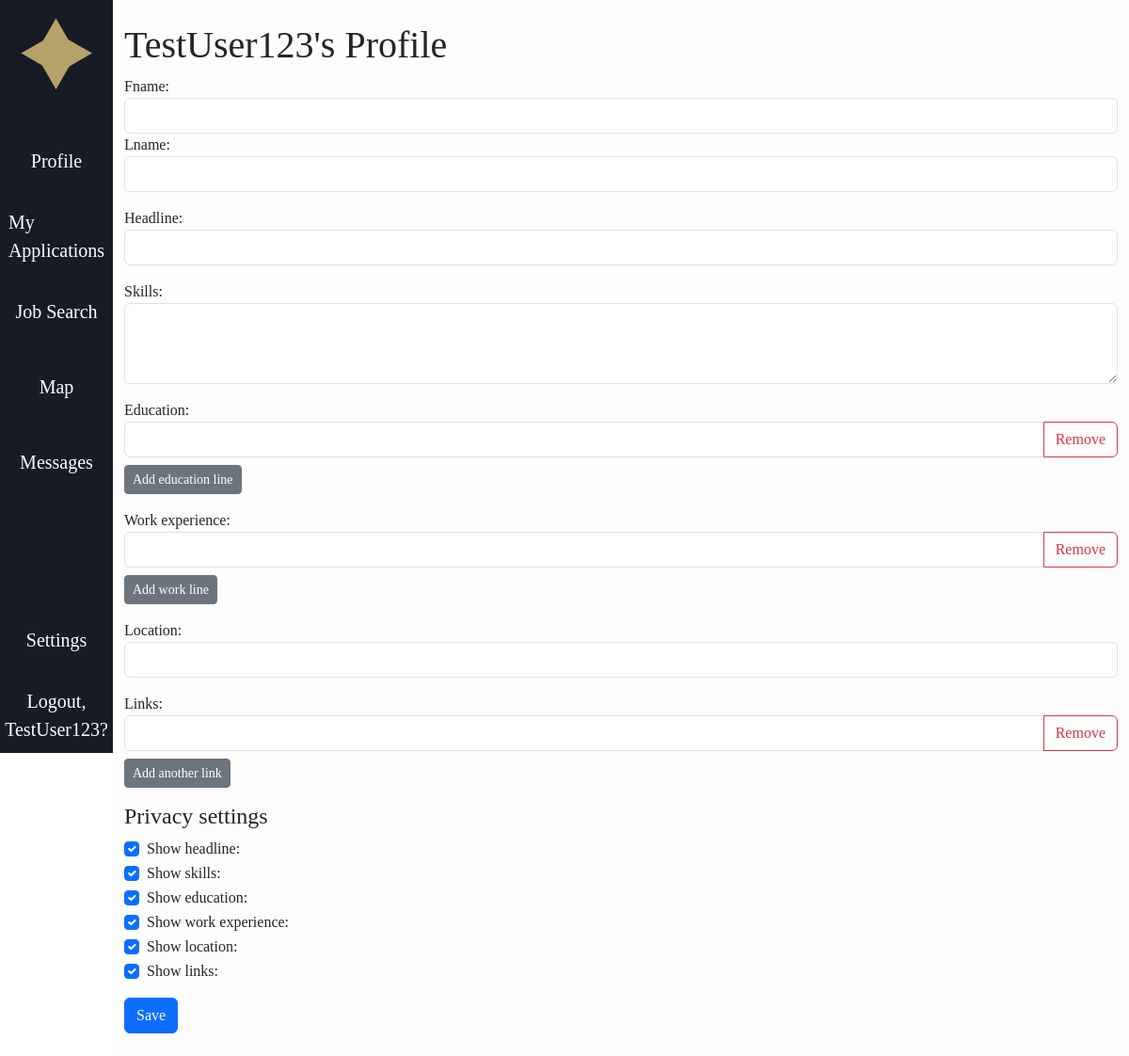
Page /accounts/profile/edit/ (signed in) on the committed database.
### accounts/models.py (models this page shows)
class CustomUser(AbstractUser):
    ROLE_CHOICES = (
        ("recruiter", "Recruiter"),
        ("user", "User"),
    )
    role = models.CharField(max_length=20, choices=ROLE_CHOICES, default="user")
    fname = models.CharField(max_length=30, blank=True, default='')
    lname = models.CharField(max_length=30, blank=True, default='')
    headline = models.CharField(max_length=255, blank=True, default='')
    skills = models.TextField(blank=True, default='')
    education = models.TextField(blank=True, default='')
    work_experience = models.TextField(blank=True, default='')
    location = models.CharField(max_length=255, blank=True, default='')
    links = models.TextField(blank=True, default='')
    show_headline = models.BooleanField(default=True)
    show_skills = models.BooleanField(default=True)
    show_education = models.BooleanField(default=True)
    show_work_experience = models.BooleanField(default=True)
    show_location = models.BooleanField(default=True)
    show_links = models.BooleanField(default=True)

### accounts/views.py (the view, shortened to what this page needs)
# urls.py: path('profile/edit/', views.edit_profile, name='accounts.edit_profile'),
@login_required
def edit_profile(request):
    template_data = {'title': 'Edit Profile'}
    user = request.user
    if request.method == 'GET':
        form = ProfileForm(instance=user)
        links_list = user.links.splitlines() if user.links else []
        education_list = user.education.splitlines() if getattr(user, 'education', None) else []
        work_list = user.work_experience.splitlines() if getattr(user, 'work_experience', None) else []
        template_data['form'] = form
        template_data['links_list'] = links_list
        template_data['education_list'] = education_list
        template_data['work_list'] = work_list
        return render(request, 'accounts/profile_edit.html', {'template_data': template_data})

### jobble/context_processors.py (called while the page is built)
def user_template(request):
    if request.user.is_authenticated:
        if request.user.is_superuser:
            return {"base_template": "baseA.html"}   # special admin template
        elif getattr(request.user, "role", "").lower() == "recruiter":
            return {"base_template": "baseR.html"}   # recruiter template
        else:
            return {"base_template": "base.html"}    # regular user
    return {"base_template": "base.html"}           # default for anonymous users

### accounts/templates/accounts/profile_edit.html (shortened to what this page needs)
{% extends 'base.html' %}
{% load static %}
{% block content %}
<div class="container py-4">
  <h1>{{ user.username }}'s Profile</h1>
  <form method="post">
    <div class="mb-3">
      {{ template_data.form.fname.label_tag }}
      {{ template_data.form.fname }}
      {{ template_data.form.lname.label_tag }}
      {{ template_data.form.lname }}
    </div>
    <div class="mb-3">
      {{ template_data.form.headline.label_tag }}
      {{ template_data.form.headline }}
    </div>
    <div class="mb-3">
      {{ template_data.form.skills.label_tag }}
      {{ template_data.form.skills }}
    </div>
    <div class="mb-3">
      {{ template_data.form.education.label_tag }}
      <div id="education-container">
        {% if template_data.education_list is not None %}
          {% if template_data.education_list %}
            {% for line in template_data.education_list %}
              <div class="input-group mb-2 edu-row">
                <input type="text" name="education_lines" class="form-control" value="{{ line }}" />
                <button type="button" class="btn btn-outline-danger remove-edu">Remove</button>
              </div>
            {% endfor %}
          {% else %}
            <div class="input-group mb-2 edu-row">
              <input type="text" name="education_lines" class="form-control" value="" />
              <button type="button" class="btn btn-outline-danger remove-edu">Remove</button>
            </div>
          {% endif %}
        {% else %}
          <div class="input-group mb-2 edu-row">
            <input type="text" name="education_lines" class="form-control" value="" />
            <button type="button" class="btn btn-outline-danger remove-edu">Remove</button>
          </div>
        {% endif %}
      </div>
      <button id="add-education" type="button" class="btn btn-secondary btn-sm">Add education line</button>
    </div>
    <div class="mb-3">
      {{ template_data.form.work_experience.label_tag }}
      <div id="work-container">
        {% if template_data.work_list is not None %}
          {% if template_data.work_list %}
            {% for line in template_data.work_list %}
              <div class="input-group mb-2 work-row">
                <input type="text" name="work_lines" class="form-control" value="{{ line }}" />
                <button type="button" class="btn btn-outline-danger remove-work">Remove</button>
              </div>
            {% endfor %}
          {% else %}
            <div class="input-group mb-2 work-row">
              <input type="text" name="work_lines" class="form-control" value="" />
              <button type="button" class="btn btn-outline-danger remove-work">Remove</button>
            </div>
          {% endif %}
        {% else %}
          <div class="input-group mb-2 work-row">
            <input type="text" name="work_lines" class="form-control" value="" />
            <button type="button" class="btn btn-outline-danger remove-work">Remove</button>
          </div>
        {% endif %}
      </div>
      <button id="add-work" type="button" class="btn btn-secondary btn-sm">Add work line</button>
    </div>
    <div class="mb-3">
      {{ template_data.form.location.label_tag }}
      {{ template_data.form.location }}
    </div>
    <div class="mb-3">
        {{ template_data.form.links.label_tag }}
        <div id="links-container">
          {% if template_data.links_list %}
            {% for l in template_data.links_list %}
              <div class="input-group mb-2 link-row">
                <input type="text" name="links" class="form-control" value="{{ l }}" />
                <button type="button" class="btn btn-outline-danger remove-link">Remove</button>
              </div>
            {% endfor %}
          {% else %}
            <div class="input-group mb-2 link-row">
              <input type="text" name="links" class="form-control" value="" />
              <button type="button" class="btn btn-outline-danger remove-link">Remove</button>
            </div>
          {% endif %}
        </div>
        <button id="add-link" type="button" class="btn btn-secondary btn-sm">Add another link</button>
    </div>
    <h4>Privacy settings</h4>
    <div class="form-check">
      {{ template_data.form.show_headline }} {{ template_data.form.show_headline.label_tag }}
    </div>
    <div class="form-check">
      {{ template_data.form.show_skills }} {{ template_data.form.show_skills.label_tag }}
    </div>
    <div class="form-check">
      {{ template_data.form.show_education }} {{ template_data.form.show_education.label_tag }}
    </div>
    <div class="form-check">
      {{ template_data.form.show_work_experience }} {{ template_data.form.show_work_experience.label_tag }}
    </div>
    <div class="form-check">
      {{ template_data.form.show_location }} {{ template_data.form.show_location.label_tag }}
    </div>
    <div class="form-check mb-3">
      {{ template_data.form.show_links }} {{ template_data.form.show_links.label_tag }}
    </div>
    <button class="btn btn-primary" type="submit">Save</button>
  </form>
</div>
{% endblock content %}

### jobble/templates/base.html (shortened to what this page needs)
<!DOCTYPE html>
<html>
    {% load static %}
  <head>
  <link rel="stylesheet" href="{% static 'css/style.css' %}">
  <link href="https://cdn.jsdelivr.net/npm/bootstrap@5.3.3/dist/css/bootstrap.min.css" rel="stylesheet"crossorigin="anonymous">
  <link rel="stylesheet" href="https://cdnjs.cloudflare.com/ajax/libs/font-awesome/6.1.1/css/all.min.css">
  </head>
  <body>
 <div class="d-flex">
    <nav class="sidebar d-flex flex-column align-items-center">
      <div class="testsvg d-flex align-items-center justify-content-center">
        <a href="{% url 'home.index' %}" class="d-flex align-items-center">
          <img src="{% static 'img/Logo.svg' %}" width="100%" height="100%" alt="">
        </a>
      </div>
      <ul class="nav flex-column mb-auto">
        <li class ="nav-item">
          <div class="test d-flex align-items-center justify-content-center">
          <a href="{% url 'accounts.edit_profile' %}" class="nav-link">Profile</a>
          </div>
        <li class="nav-item">
          <div class="test d-flex align-items-center justify-content-center">
          <a href="{% url 'home.applications' %}" class="nav-link">My Applications</a>
          </div>
        </li>
        <li class="nav-item">
          <div class="test d-flex align-items-center justify-content-center">
          <a href="{% url 'home.jobs' %}" class="nav-link">Job Search</a>
          </div>
        </li>
        <li class="">
          <div class="test d-flex align-items-center justify-content-center">
          <a href="{% url 'home.maps' %}" class="nav-link">Map</a>
          </div>
        </li>
        <li class="">
          <div class="test d-flex align-items-center justify-content-center">
          <a href="{% url 'home.messages' %}" class="nav-link">Messages</a>
          </div>
        </li>
      </ul>
      <div class="nav flex-column test2">
        <div class="nav-item test d-flex align-items-center justify-content-center">
          <a href="#" class="nav-link">Settings</a>
        </div>
        <div class="test d-flex align-items-center justify-content-center">
            {% if user.is_authenticated %}
            <div class="text-center">
            <a class="nav-link"
              href="{% url 'accounts.logout' %}">Logout, {{user.username }}?</a>
            </div>
            {% else %}
            <a class="nav-link"
              href="{% url 'accounts.login' %}">Login</a>
            {% endif %}
        </div>
      </div>
    </nav>
     <div class="main-content">
    {% block content %}
    {% endblock content %}
    </div>
</body>
</html>

### jobble/static/css/style.css (style rules this page uses)
* { font-family: "DM Serif Text", serif; font-weight: 400; font-style: normal; }
.main-content { background-color: #fdfdfd; width: 90vw; min-height: 100vh; margin-left: 10vw; }
body { overflow-x: hidden; }
.sidebar { height: 100vh; width: 10vw; position: fixed; top: 0; left: 0; padding-top: 2vh; background-color: #181A25; justify-content: space-between; }
.sidebar .nav-link { color: #ffffff; font-size: calc(1.25rem); }
.test { height: 10vh; width: 10vw; }
.test2 { justify-content: flex-end; }
.testsvg { width: auto; height: auto; }
h1 { font-size: 36px; }
h4 { font-size: 16px; }

### rows in the picture
CustomUser: username "TestUser123", show_headline "☑", show_skills "☑", show_education "☑", show_work_experience "☑", show_location "☑", show_links "☑"

### other values in the picture
{{ template_data.form.fname.label_tag }} "Fname:"
{{ template_data.form.lname.label_tag }} "Lname:"
{{ template_data.form.headline.label_tag }} "Headline:"
{{ template_data.form.skills.label_tag }} "Skills:"
{{ template_data.form.education.label_tag }} "Education:"
{{ template_data.form.work_experience.label_tag }} "Work experience:"
{{ template_data.form.location.label_tag }} "Location:"
{{ template_data.form.links.label_tag }} "Links:"
{{ template_data.form.show_headline.label_tag }} "Show headline:"
{{ template_data.form.show_skills.label_tag }} "Show skills:"
{{ template_data.form.show_education.label_tag }} "Show education:"
{{ template_data.form.show_work_experience.label_tag }} "Show work experience:"
{{ template_data.form.show_location.label_tag }} "Show location:"
{{ template_data.form.show_links.label_tag }} "Show links:"
